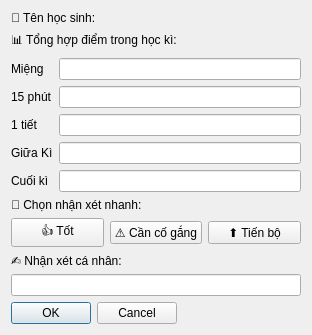
<?xml version="1.0" encoding="UTF-8"?>
<ui version="4.0">
 <class>Dialog</class>
 <widget class="QDialog" name="Dialog">
  <property name="geometry">
   <rect>
    <x>0</x>
    <y>0</y>
    <width>312</width>
    <height>273</height>
   </rect>
  </property>
  <property name="windowTitle">
   <string>Dialog</string>
  </property>
  <layout class="QFormLayout" name="formLayout_2">
   <item row="0" column="0">
    <widget class="QLabel" name="label">
     <property name="styleSheet">
      <string notr="true">font: 11pt &quot;MS Shell Dlg 2&quot;;</string>
     </property>
     <property name="text">
      <string>🧑 Tên học sinh:</string>
     </property>
    </widget>
   </item>
   <item row="0" column="1">
    <widget class="QLabel" name="name_label">
     <property name="styleSheet">
      <string notr="true">font: 11pt &quot;MS Shell Dlg 2&quot;;</string>
     </property>
     <property name="text">
      <string/>
     </property>
    </widget>
   </item>
   <item row="1" column="0">
    <widget class="QLabel" name="label_3">
     <property name="styleSheet">
      <string notr="true">font: 11pt &quot;MS Shell Dlg 2&quot;;</string>
     </property>
     <property name="text">
      <string>📊 Tổng hợp điểm trong học kì:</string>
     </property>
    </widget>
   </item>
   <item row="1" column="1">
    <widget class="QLabel" name="hocki_label">
     <property name="styleSheet">
      <string notr="true">font: 11pt &quot;MS Shell Dlg 2&quot;;</string>
     </property>
     <property name="text">
      <string/>
     </property>
    </widget>
   </item>
   <item row="3" column="0">
    <widget class="QLabel" name="label_4">
     <property name="styleSheet">
      <string notr="true">font: 11pt &quot;MS Shell Dlg 2&quot;;</string>
     </property>
     <property name="text">
      <string>📌 Chọn nhận xét nhanh:   </string>
     </property>
    </widget>
   </item>
   <item row="4" column="0" colspan="2">
    <layout class="QHBoxLayout" name="horizontalLayout">
     <item>
      <widget class="QPushButton" name="nxot_btn">
       <property name="styleSheet">
        <string notr="true">font: 10pt &quot;MS Shell Dlg 2&quot;;</string>
       </property>
       <property name="text">
        <string>👍 Tốt</string>
       </property>
      </widget>
     </item>
     <item>
      <widget class="QPushButton" name="nxccg_btn">
       <property name="styleSheet">
        <string notr="true">font: 10pt &quot;MS Shell Dlg 2&quot;;</string>
       </property>
       <property name="text">
        <string>⚠ Cần cố gắng</string>
       </property>
      </widget>
     </item>
     <item>
      <widget class="QPushButton" name="nxtb_btn">
       <property name="styleSheet">
        <string notr="true">font: 10pt &quot;MS Shell Dlg 2&quot;;</string>
       </property>
       <property name="text">
        <string>⬆ Tiến bộ</string>
       </property>
      </widget>
     </item>
    </layout>
   </item>
   <item row="5" column="0">
    <widget class="QLabel" name="label_5">
     <property name="styleSheet">
      <string notr="true">font: 11pt &quot;MS Shell Dlg 2&quot;;</string>
     </property>
     <property name="text">
      <string>✍️ Nhận xét cá nhân:  </string>
     </property>
    </widget>
   </item>
   <item row="7" column="0">
    <widget class="QDialogButtonBox" name="buttonBox">
     <property name="orientation">
      <enum>Qt::Horizontal</enum>
     </property>
     <property name="standardButtons">
      <set>QDialogButtonBox::Cancel|QDialogButtonBox::Ok</set>
     </property>
    </widget>
   </item>
   <item row="2" column="0" colspan="2">
    <layout class="QFormLayout" name="formLayout">
     <item row="0" column="0">
      <widget class="QLabel" name="miNgLabel">
       <property name="text">
        <string>Miệng</string>
       </property>
      </widget>
     </item>
     <item row="0" column="1">
      <widget class="QLineEdit" name="miNgLineEdit"/>
     </item>
     <item row="1" column="0">
      <widget class="QLabel" name="15PhTLabel">
       <property name="text">
        <string>15 phút</string>
       </property>
      </widget>
     </item>
     <item row="1" column="1">
      <widget class="QLineEdit" name="PhTLineEdit"/>
     </item>
     <item row="2" column="0">
      <widget class="QLabel" name="1TiTLabel">
       <property name="text">
        <string>1 tiết</string>
       </property>
      </widget>
     </item>
     <item row="2" column="1">
      <widget class="QLineEdit" name="TiTLineEdit"/>
     </item>
     <item row="3" column="0">
      <widget class="QLabel" name="giAKLabel">
       <property name="text">
        <string>Giữa Kì</string>
       </property>
      </widget>
     </item>
     <item row="3" column="1">
      <widget class="QLineEdit" name="giAKLineEdit"/>
     </item>
     <item row="4" column="0">
      <widget class="QLabel" name="cuIKLabel">
       <property name="text">
        <string>Cuối kì</string>
       </property>
      </widget>
     </item>
     <item row="4" column="1">
      <widget class="QLineEdit" name="cuIKLineEdit"/>
     </item>
    </layout>
   </item>
   <item row="6" column="0" colspan="2">
    <widget class="QLineEdit" name="nx_edit"/>
   </item>
  </layout>
 </widget>
 <resources/>
 <connections>
  <connection>
   <sender>buttonBox</sender>
   <signal>accepted()</signal>
   <receiver>Dialog</receiver>
   <slot>accept()</slot>
   <hints>
    <hint type="sourcelabel">
     <x>248</x>
     <y>254</y>
    </hint>
    <hint type="destinationlabel">
     <x>157</x>
     <y>274</y>
    </hint>
   </hints>
  </connection>
  <connection>
   <sender>buttonBox</sender>
   <signal>rejected()</signal>
   <receiver>Dialog</receiver>
   <slot>reject()</slot>
   <hints>
    <hint type="sourcelabel">
     <x>316</x>
     <y>260</y>
    </hint>
    <hint type="destinationlabel">
     <x>286</x>
     <y>274</y>
    </hint>
   </hints>
  </connection>
 </connections>
</ui>
